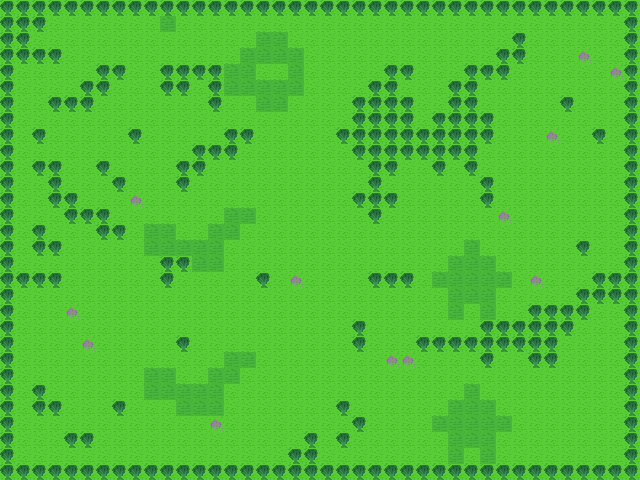

The image is a tile-based game level rendered from a .tmx file. Its description and source (layers, tilesets, objects; grid data summarised) follow:
An orthogonal 40x30 tile map with 16x16 px tiles, 2 tile layers (Background, Foreground) and 11 objects (5x items, 4x enemies, player_start, exit).

<map version="1.0" orientation="orthogonal" renderorder="right-down" width="40" height="30" tilewidth="16" tileheight="16" nextobjectid="19">
 <tileset firstgid="1" name="tiles" tilewidth="16" tileheight="16" tilecount="10" columns="10">
  <image source="tilesheet2.png" width="160" height="16" />
 </tileset>
 <layer name="Background" width="40" height="30">
  <properties>
   <property name="nocollide" value="true" />
   <property name="tileset" value="tiles" />
  </properties>
  <data>[1200 cells, 1200 non-empty, 3 distinct tile ids]</data>
 </layer>
 <layer name="Foreground" width="40" height="30">
  <properties>
   <property name="tileset" value="tiles" />
  </properties>
  <data>[1200 cells, 302 non-empty, 2 distinct tile ids]</data>
 </layer>
 <objectgroup color="#b83333" name="player start">
  <object id="1" name="start" type="player_start" x="272" y="240" width="16" height="16" />
 </objectgroup>
 <objectgroup color="#aa55ff" name="items">
  <object id="2" name="tomate" type="items" x="64" y="64" width="16" height="16">
   <properties>
    <property name="itemType" value="3" />
   </properties>
  </object>
  <object id="3" name="pimienta" type="items" x="32" y="432" width="16" height="16">
   <properties>
    <property name="itemType" value="0" />
   </properties>
  </object>
  <object id="4" name="pimienta" type="items" x="592" y="224" width="16" height="16">
   <properties>
    <property name="itemType" value="0" />
   </properties>
  </object>
  <object id="6" name="calabaza" type="items" x="576" y="336" width="16" height="16">
   <properties>
    <property name="itemType" value="4" />
   </properties>
  </object>
  <object id="7" name="ajo" type="items" x="320" y="384" width="16" height="16">
   <properties>
    <property name="itemType" value="1" />
   </properties>
  </object>
 </objectgroup>
 <objectgroup color="#aaaa7f" name="enemies">
  <object id="8" name="merodeador" type="enemies" x="96" y="32" width="16" height="16">
   <properties>
    <property name="enemyType" value="0" />
   </properties>
  </object>
  <object id="9" name="merodeador" type="enemies" x="592" y="112" width="16" height="16">
   <properties>
    <property name="enemyType" value="0" />
   </properties>
  </object>
  <object id="10" name="merodeador" type="enemies" x="144" y="416" width="16" height="16">
   <properties>
    <property name="enemyType" value="0" />
   </properties>
  </object>
 </objectgroup>
 <objectgroup color="#00557f" name="exit">
  <object id="11" name="exit" type="exit" x="576" y="432" width="16" height="16" />
 </objectgroup>
 <objectgroup color="#aaff00" name="receta">
  <object id="18" name="merodeador" type="enemies" x="560" y="400" width="16" height="16">
   <properties>
    <property name="enemyType" value="1" />
   </properties>
  </object>
 </objectgroup>
</map>